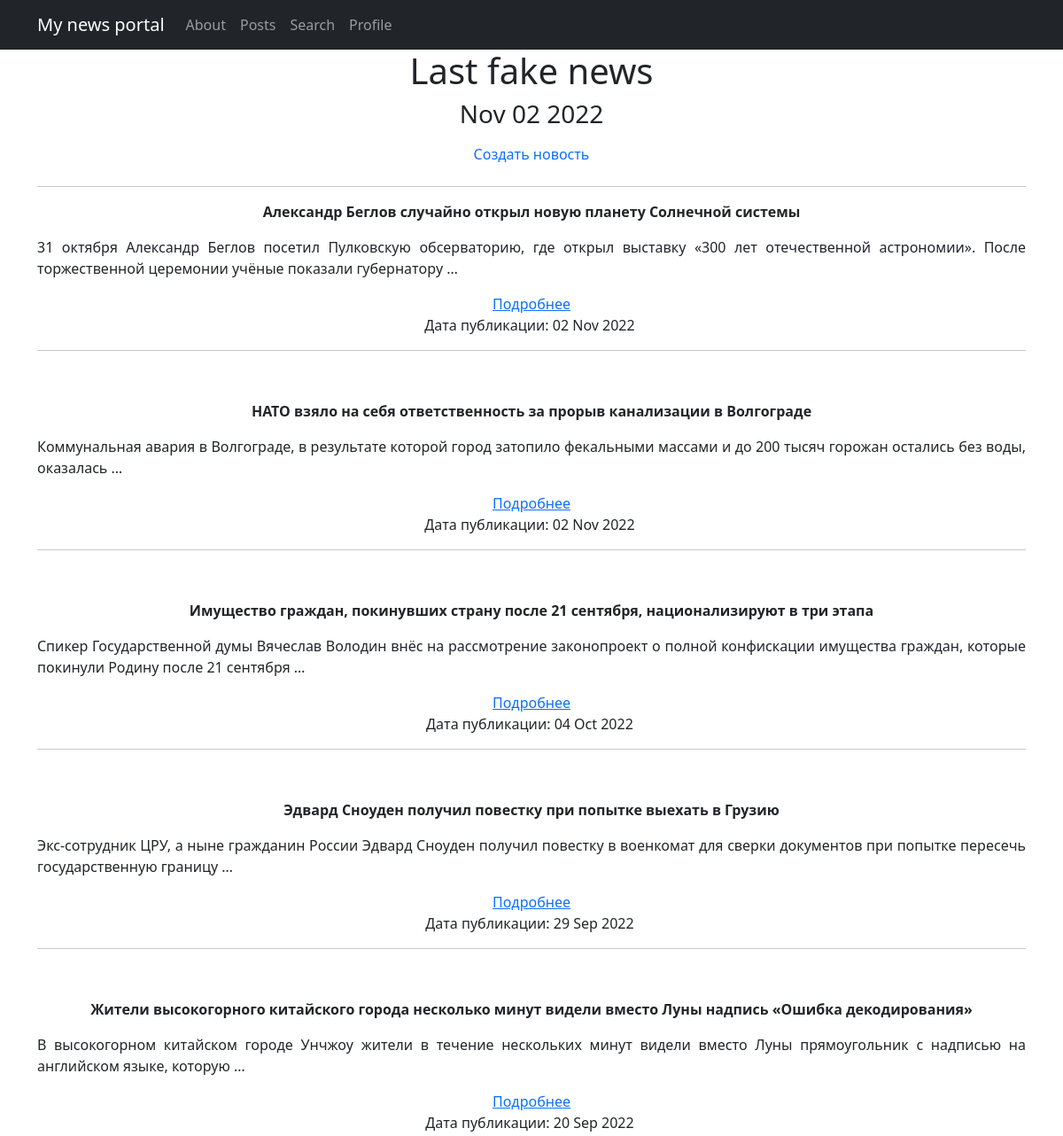
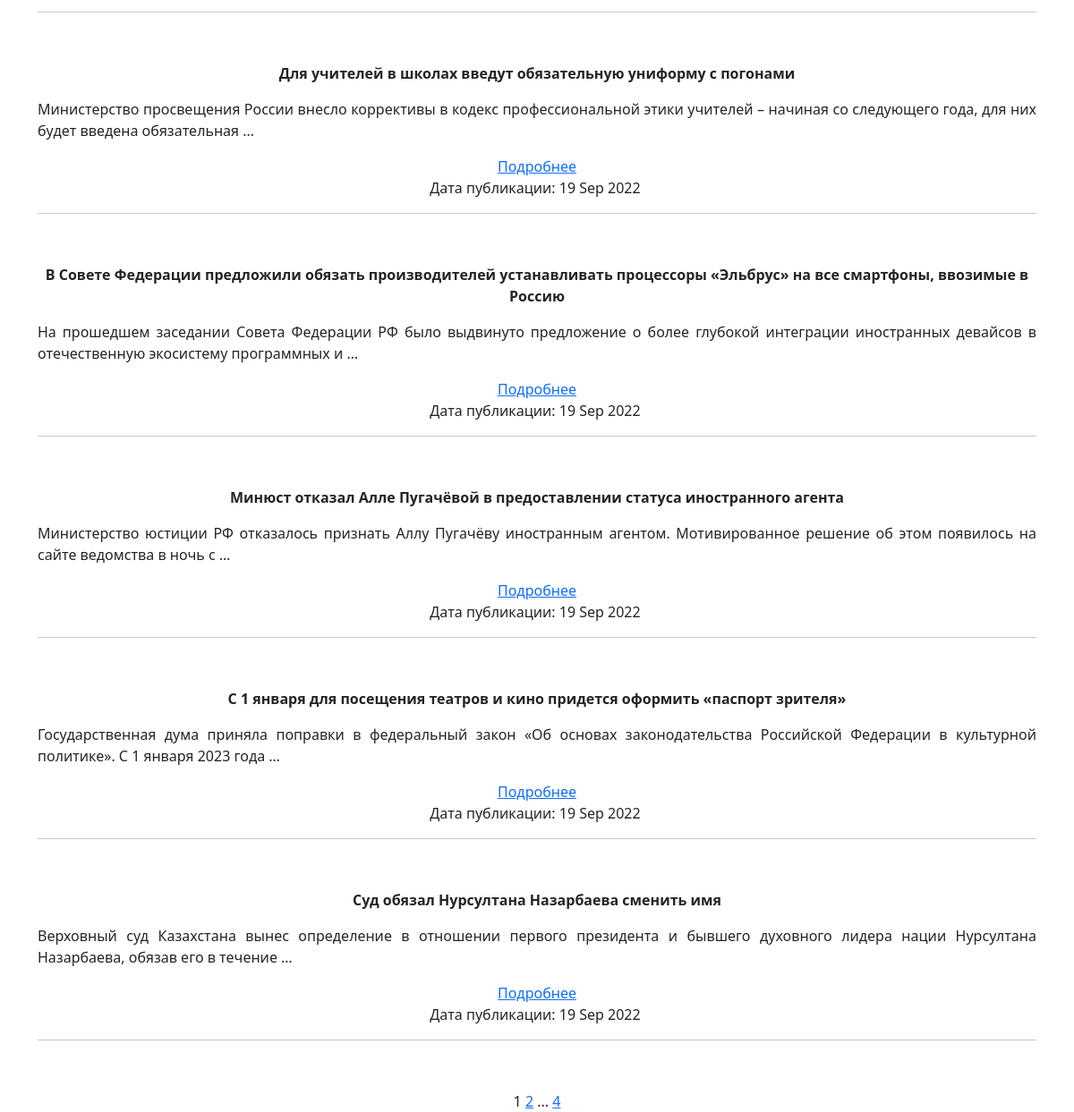
Page /posts/ (signed in) on the committed database (2 pictures, top to bottom).
### news/models.py (models this page shows, shortened)
class Post(models.Model):
    NEWS = 'NE'
    ARTICLE = 'AR'
    CHOICES = [
        (NEWS, 'Новость'),
        (ARTICLE, 'Статья')
    ]
    postAuthor = models.ForeignKey(Author, on_delete=models.CASCADE)
    categoryChoice = models.CharField(max_length=2,
                                      choices=CHOICES,
                                      default=NEWS)
    date = models.DateTimeField(auto_now_add=True)
    Category = models.ManyToManyField(Category, related_name='posts', through='PostCategory', verbose_name='Категория')
    title = models.CharField(max_length=150)
    text = models.TextField()
    rating = models.IntegerField(default=0)

### news/views.py (the view)
# urls.py: path('', cache_page(60)(PostList.as_view()), name='post_list'),
class PostList(ListView):
    model = Post
    ordering = ['-date']
    template_name = 'posts.html'
    context_object_name = 'posts'
    paginate_by = 10
    def get_context_data(self, **kwargs):
        context = super().get_context_data(**kwargs)
        context['time_now'] = datetime.utcnow()
        context['is_author'] = self.request.user.groups.filter(name='authors').exists()
        return context

### news/templatetags/custom_filters.py (called while the page is built)
@register.filter()
def censor(in_text):
   for word in in_text.split():
      if word.lower() in F_WORDS:
         in_text = in_text.replace(
            word,
            f'{word[0]}{"*" * (len(word) - 1)}'
         )
   return in_text

### news/templatetags/custom_tags.py (called while the page is built)
@register.simple_tag(takes_context=True)
def url_replace(context, **kwargs):
   d = context['request'].GET.copy()
   for k, v in kwargs.items():
       d[k] = v
   return d.urlencode()

### templates/posts.html (shortened to what this page needs)
{% extends 'flatpages/default.html' %}
{% load custom_filters %}
{% load custom_tags %}
{% load cache %}
    {% cache 30 content %}
    {% block content %}
    <h1>Last fake news</h1>
    <h3>{{ time_now|date:'M d Y' }}</h3>
    {% if is_author %}
    <a class="nav-link" href="/posts/create/">Создать новость</a>
    {% endif %}
    <hr>
    {% if posts %}
           {% for post in posts %}
           <tr>
               <div>
                    <p style="text-align: center;"><strong>{{ post.title|censor }}</strong></p>
               </div>
               <div>
                   <p style="text-align: justify;">{{ post.text|truncatewords:20|censor }}</p>
               </div>
               <a href="{% url 'post_detail' post.id %}">Подробнее</a>
               <div>
                    <p style="text-align: center;">Дата публикации: {{ post.date|date:'d M Y' }}&nbsp;</p>
                    <hr />
                    <p style="text-align: center;">&nbsp;</p>
               </div>
           </tr>
           {% endfor %}
    {% else %}
       <h2>There are no news!</h2>
    {% endif %}
    {{ page_obj.number }}
    {% if page_obj.has_next %}
       <a href="?{% url_replace page=page_obj.next_page_number %}">{{ page_obj.next_page_number }}</a>
       {% if paginator.num_pages != page_obj.next_page_number %}
           ...
           <a href="?{% url_replace page=page_obj.paginator.num_pages %}">{{ page_obj.paginator.num_pages }}</a>
       {% endif %}
    {% endif %}
    {% endblock content %}
    {% endcache %}

### rows in the picture
Post: title|censor "Александр Беглов случайно открыл новую планету Солнечной системы", text|censor "31 октября Александр Беглов посетил Пулковскую обсерваторию, где открыл выставку «300 лет отечественной астрономии». После торжественной церемонии учёные показали губернатору …", date "02 Nov 2022"
Post: title|censor "НАТО взяло на себя ответственность за прорыв канализации в Волгограде", text|censor "Коммунальная авария в Волгограде, в результате которой город затопило фекальными массами и до 200 тысяч горожан остались без воды, оказалась …", date "02 Nov 2022"
Post: title|censor "Имущество граждан, покинувших страну после 21 сентября, национализируют в три этапа", text|censor "Спикер Государственной думы Вячеслав Володин внёс на рассмотрение законопроект о полной конфискации имущества граждан, которые покинули Родину после 21 сентября …", date "04 Oct 2022"
Post: title|censor "Эдвард Сноуден получил повестку при попытке выехать в Грузию", text|censor "Экс-сотрудник ЦРУ, а ныне гражданин России Эдвард Сноуден получил повестку в военкомат для сверки документов при попытке пересечь государственную границу …", date "29 Sep 2022"
Post: title|censor "Жители высокогорного китайского города несколько минут видели вместо Луны надпись «Ошибка декодирования»", text|censor "В высокогорном китайском городе Унчжоу жители в течение нескольких минут видели вместо Луны прямоугольник с надписью на английском языке, которую …", date "20 Sep 2022"
Post: title|censor "Для учителей в школах введут обязательную униформу с погонами", text|censor "Министерство просвещения России внесло коррективы в кодекс профессиональной этики учителей – начиная со следующего года, для них будет введена обязательная …", date "19 Sep 2022"
Post: title|censor "В Совете Федерации предложили обязать производителей устанавливать процессоры «Эльбрус» на все смартфоны, ввозимые в Россию", text|censor "На прошедшем заседании Совета Федерации РФ было выдвинуто предложение о более глубокой интеграции иностранных девайсов в отечественную экосистему программных и …", date "19 Sep 2022"
Post: title|censor "Минюст отказал Алле Пугачёвой в предоставлении статуса иностранного агента", text|censor "Министерство юстиции РФ отказалось признать Аллу Пугачёву иностранным агентом. Мотивированное решение об этом появилось на сайте ведомства в ночь с …", date "19 Sep 2022"
Post: title|censor "С 1 января для посещения театров и кино придется оформить «паспорт зрителя»", text|censor "Государственная дума приняла поправки в федеральный закон «Об основах законодательства Российской Федерации в культурной политике». С 1 января 2023 года …", date "19 Sep 2022"
Post: title|censor "Суд обязал Нурсултана Назарбаева сменить имя", text|censor "Верховный суд Казахстана вынес определение в отношении первого президента и бывшего духовного лидера нации Нурсултана Назарбаева, обязав его в течение …", date "19 Sep 2022"

### other values in the picture
{{ time_now|date:'M d Y' }} "Nov 02 2022"
{{ page_obj.number }} "1"
{{ page_obj.next_page_number }} "2"
{{ page_obj.paginator.num_pages }} "4"
